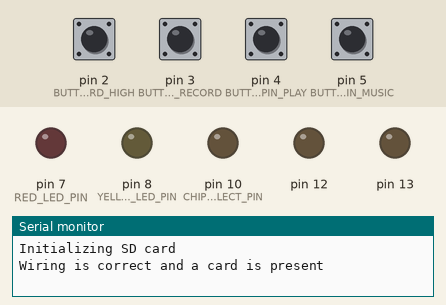
Recording of a sketch running on a simulated Arduino Pro Mini, built for the host (arithmetic inside an expression is 32-bit, double 64-bit). On the bench: output pins drawn as LEDs (lit = HIGH), the last lines printed to the serial monitor. Dashed ring = blinking. The inputs (shaded band) are chosen by the test bench; at power-on: pin 2 (BUTTON_PIN_RECORD_HIGH), pin 3 (BUTTON_PIN_RECORD), pin 4 (BUTTON_PIN_PLAY), pin 5 (BUTTON_PIN_MUSIC) LOW. Storage starts empty; the audio player accepts every command and is not drawn.

Above: at 2.2 s.
2.3 s: pin 3 (BUTTON_PIN_RECORD) pulled HIGH for 1 s
At 4.0 s:
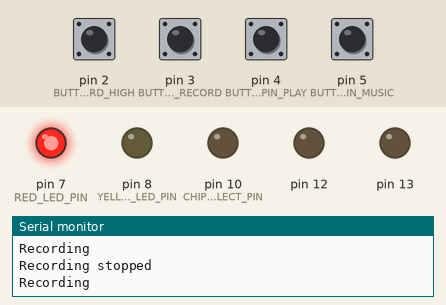
4.8 s: pin 4 (BUTTON_PIN_PLAY) pulled HIGH for 0.15 s
At 5.2 s:
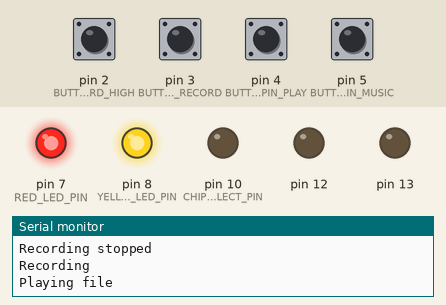
6.4 s: pin 5 (BUTTON_PIN_MUSIC) pulled HIGH for 1 s
At 6.9 s:
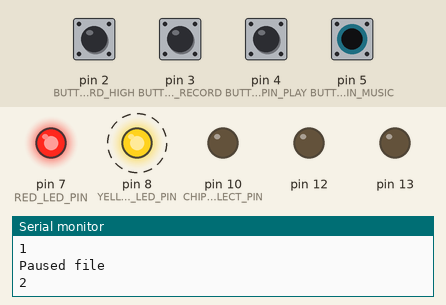
8.9 s: pin 5 (BUTTON_PIN_MUSIC) pulled HIGH for 0.15 s
At 9.5 s:
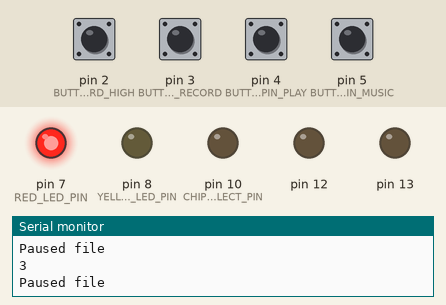
10.5 s: pin 3 (BUTTON_PIN_RECORD) pulled HIGH for 0.15 s
At 11.9 s:
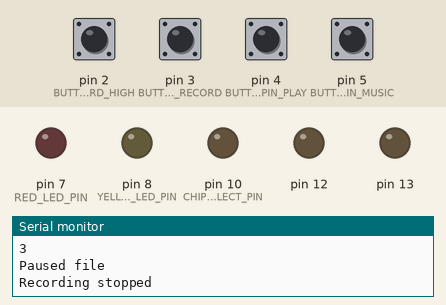
Timing chart, 0 to 13.1 s (numbered marks = the images above; inputs shaded):
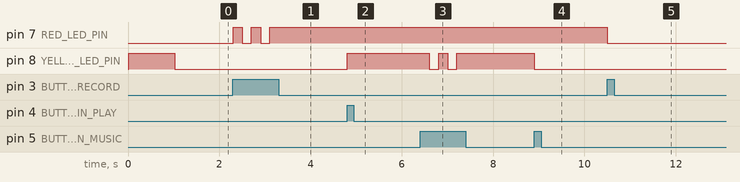

The sketch:

Talking_Plush.ino
```cpp
/**
Talking Plush Toy
@author Andromeda Kepecs

Parts:
- Arduino Pro Mini
- 5V Adafruit Micro-SD Breakout Board
- 32 GB Micro SD Card
- 8 ohm 0.25 Watt speaker
- Push button

Library References:
- https://www.arduino.cc/en/reference/SD
- https://www.arduino.cc/en/reference/SPI
- https://www.arduino.cc/reference/en/libraries/tmrpcm/
  - Note: uncommented "#define DISABLE_SPEAKER2" in pcmConfig.h to play sound correctly

Hookup:
- From Arduino to CP2102 USB to TTL Module:
  - VCC to +5V
  - GND to GND
  - TXO to RXD
  - RXI to TXD
- From Arduino to Micro-SD Breakout:
  - 10 to CS
  - 11 to DI
  - 12 to DO
  - 13 to CLK
  - GND to GND
  - VCC to 5V
- From Arduino to Speaker:
  - 9 to +
  - GND to GND
- Buttons connected to 10k ohm resistors in series. Connected to digital pins 3 and 4
- Electret Microphone
 - See Electret Microphone with Arduino example circuits. Connected to A0
- LEDs connected to digital pins 7 and 8


TODO Force sensing and conditional sound playing
TODO microphone recording, storing to SD and playback
**/

#include "SD.h"
#include "SPI.h"
#include "TMRpcm.h"

// Digital
#define BUTTON_PIN_RECORD_HIGH 2
#define BUTTON_PIN_RECORD 3
#define BUTTON_PIN_PLAY 4
#define BUTTON_PIN_MUSIC 5
#define RED_LED_PIN 7
#define YELLOW_LED_PIN 8
#define SPEAKER_PIN 9
#define CHIP_SELECT_PIN 10

// Analog
const int ELECTRET_PIN = A0;

#define BAUD_RATE 19200 // View monitor at 9600 baud

const int VOLUME = 5;
const int FREQUENCY = 16000;
const int NUM_TRACKS = 4;

// Sd2Card card;
TMRpcm audio;

void setup() {
  pinMode(CHIP_SELECT_PIN, OUTPUT); // SS
  pinMode(12, OUTPUT);
  pinMode(13, OUTPUT);
  pinMode(RED_LED_PIN, OUTPUT);
  pinMode(YELLOW_LED_PIN, OUTPUT);

  audio.CSPin = CHIP_SELECT_PIN;
  audio.speakerPin = SPEAKER_PIN;
  audio.setVolume(VOLUME);

  Serial.begin(BAUD_RATE);

  Serial.println("Initializing SD card");
  if (!SD.begin(CHIP_SELECT_PIN)) {
    Serial.println("Initialization failed");
    digitalWrite(RED_LED_PIN, HIGH);
    delay(1000);
    digitalWrite(RED_LED_PIN, LOW);
    return;
  }
  else {
    Serial.println("Wiring is correct and a card is present");
    digitalWrite(YELLOW_LED_PIN, HIGH);
    delay(1000);
    digitalWrite(YELLOW_LED_PIN, LOW);
    return;
  }

}

// Variables for recording and playback
int record_count = 1;
int play_count = 1;
bool started = false;
bool stopped = false;
bool play = false;
bool paused = false;
// Note these are button press lengths, variable names correspond to name of button
unsigned long record_length = 0;
unsigned long play_length = 0;

int record_high_count = 1;
bool record_high = false;
unsigned long rec_high_length = 0; // Button press

int track_count = 1;
int play_music_count = 1;
bool play_music = false;
bool pause_music = false;
unsigned long music_length = 0; // Button press

void loop() {

  // Play pre-recorded music if button is pressed. Incrememnt by one track
  if (digitalRead(BUTTON_PIN_MUSIC) == 1) {
    if (millis() - music_length > 200) {
      if (play_music_count % 2 == 0) {
        track_count++;
      }
      play_music_count++;
      music_length = millis();
      play_music = true;
    }
  }
  if (play_music_count % 2 == 0 && play_music) {
    digitalWrite(YELLOW_LED_PIN, HIGH);
    if (track_count > NUM_TRACKS) {
      track_count = 1;
    }
    Serial.println(track_count);
    if (track_count == 1) {
      audio.play("1.wav");
    }
    play_music = false;
    pause_music = true;
  }
  else if (play_music_count % 2 != 0 && pause_music) {
    Serial.println("Paused file");
    digitalWrite(YELLOW_LED_PIN, LOW);
    audio.pause();
    digitalWrite(SPEAKER_PIN, LOW); // Prevent excess speaker noise
    play_music = true;
    pause_music = false;
  }

  // Record at high or low frequency if button is pressed
  if (digitalRead(BUTTON_PIN_RECORD_HIGH) == 1) {
    if (millis() - rec_high_length > 200) {
      record_high_count++;
      rec_high_length = millis();
      if (record_high_count % 2 == 0) {
        record_high = true;
        Serial.println(record_high);
      }
      else {
        record_high = false;
        Serial.println(record_high);
      }
    }
  }

  // Record and play audio
  if (digitalRead(BUTTON_PIN_RECORD) == 1) {
    if (millis() - record_length > 200) {
      record_length = millis();
      record_count++;
      started = true;
    }
  }
  else if (digitalRead(BUTTON_PIN_PLAY) == 1) {
    if (millis() - play_length > 200) {
      play_length = millis();
      play_count++;
      play = true;
      }
  }
  if (record_count % 2 == 0 && started) {
    Serial.println("Recording");
    digitalWrite(RED_LED_PIN, HIGH);
    if (record_high) {
      audio.startRecording("MIC.WAV", FREQUENCY * 4, ELECTRET_PIN);
    }
    else {
      audio.startRecording("MIC.WAV", FREQUENCY, ELECTRET_PIN);
    }

    started = false;
    stopped = true;
  }
  else if (record_count % 2 != 0 && stopped) {
    Serial.println("Recording stopped");
    digitalWrite(RED_LED_PIN, LOW);
    audio.stopRecording("MIC.WAV");
    started = true;
    stopped = false;
  }
  else if (play_count % 2 == 0 && play) {
    Serial.println("Playing file");
    digitalWrite(YELLOW_LED_PIN, HIGH);
    audio.play("MIC.WAV");
    play = false;
    paused = true;
  }
  else if (play_count % 2 != 0 && paused) {
    Serial.println("Paused file");
    digitalWrite(YELLOW_LED_PIN, LOW);
    audio.pause();
    digitalWrite(SPEAKER_PIN, LOW); // Prevent excess speaker noise
    play = true;
    paused = false;
  }


 }
```

Measured:
- after the input at 2.3 s, pin 7 (RED_LED_PIN): alternates HIGH for 0.20 s and LOW for 0.20 s, 5 changes in all, then stays HIGH, starting at once
- after the input at 4.8 s, pin 8 (YELLOW_LED_PIN): LOW → HIGH at once
- after the input at 6.4 s, pin 8 (YELLOW_LED_PIN): alternates HIGH for 0.20 s and LOW for 0.20 s, 4 changes in all, then stays HIGH, starting after 0.20 s
- after the input at 8.9 s, pin 8 (YELLOW_LED_PIN): HIGH → LOW at once
- after the input at 10.5 s, pin 7 (RED_LED_PIN): HIGH → LOW at once
